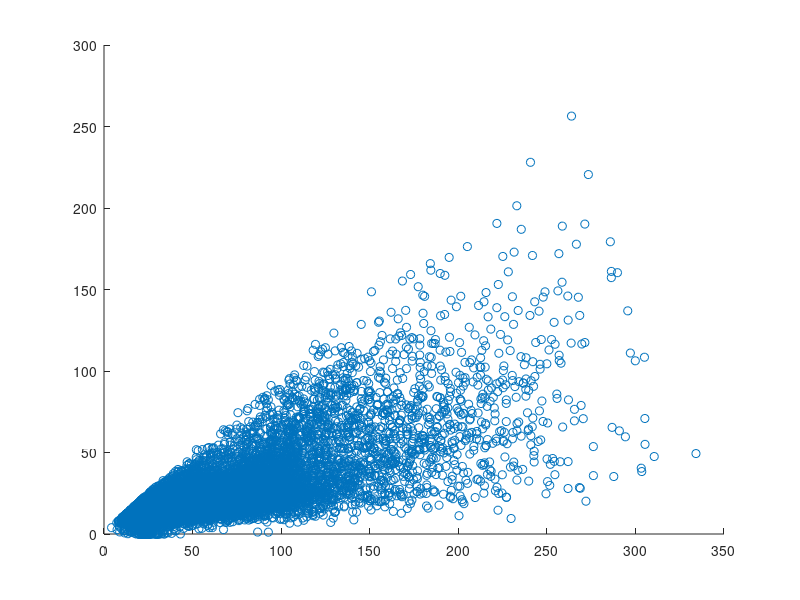
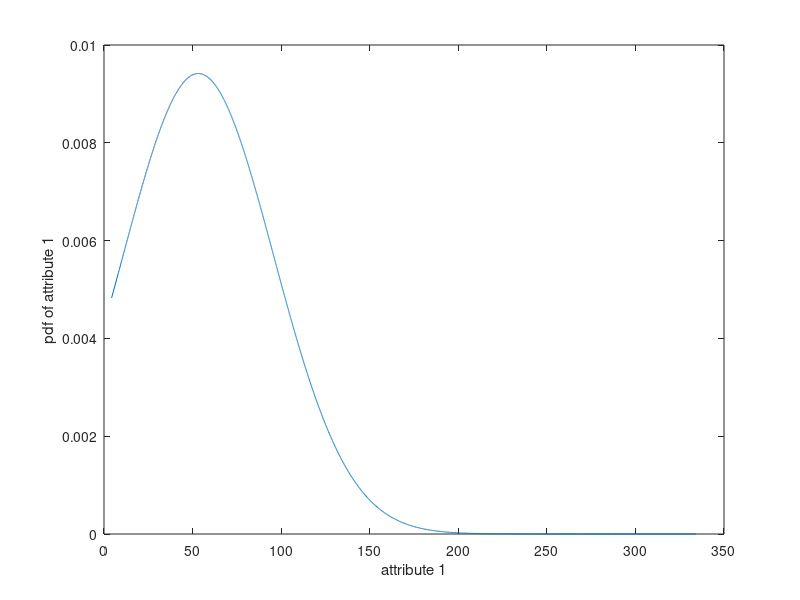

MATLAB code to generate these figures, in order:
clear all
load magic04
g=magic04(:,1:10);
% multivariate mean vector
mg=mean(g)
%inner product
z=g-repmat(mg,size(g,1),1);%centered data matrix
in_co_ma=1.0/size(g,1)*(z')*z;
% outer product
temp=zeros(size(z,2),size(z,2));
for i=1:size(z,1)
    temp=temp+z(i,:)'*z(i,:);
end
out_co_ma=1.0/size(g,1)*temp;
%correlation
z1=z(:,1);
z2=z(:,2);
cos=z1'*z2/(norm(z1)*norm(z2));
scatter(g(:,1),g(:,2));
figure(2)
%pdf
data=sort(g(:,1));
norm=normpdf(data,mean(data),std(data,0));
plot(data,norm);
xlabel('attribute 1')
ylabel('pdf of attribute 1')
%variance
var_g=var(g)
%covariance
cov_g=cov(g);
%The pair of attributes of the largest covariance:[x y]
[x y]=find(cov_g==max(max(cov_g)))
%The pair of attributes of the samllest covariance:[x1 y1]
[x1 y2]=find(cov_g==min(min(cov_g)))